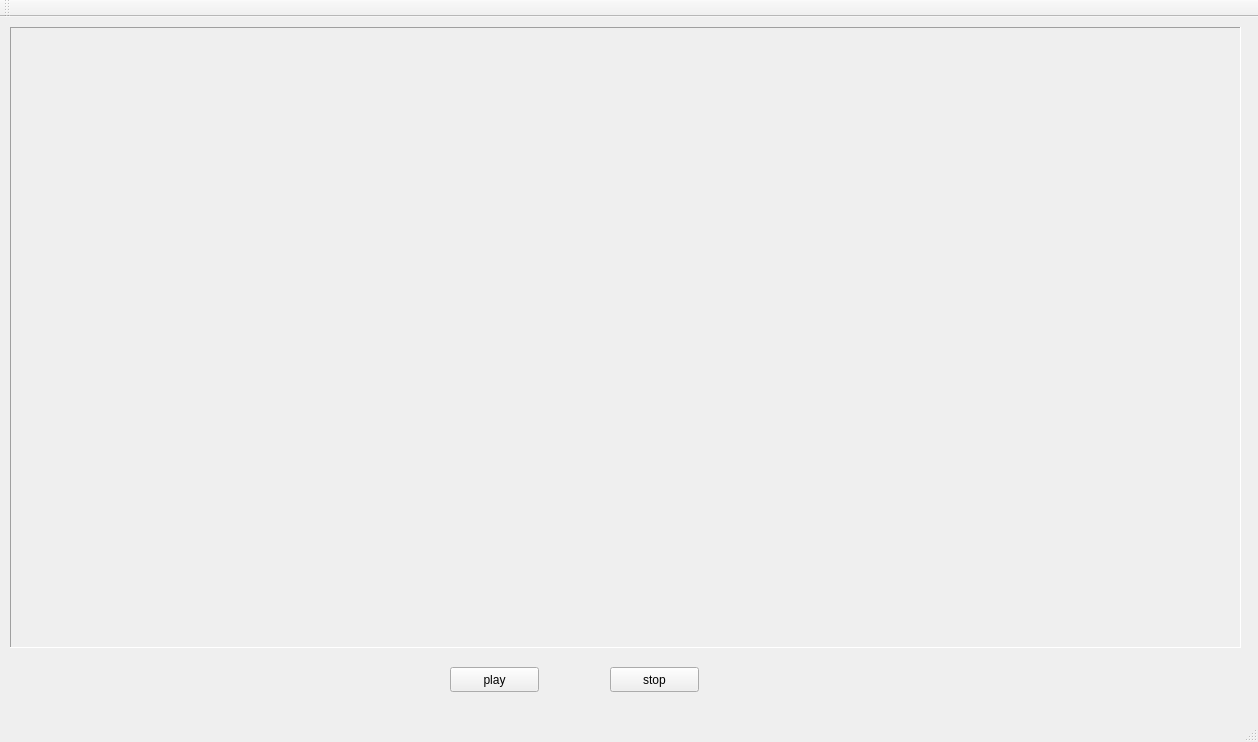
<?xml version="1.0" encoding="UTF-8"?>
<ui version="4.0">
 <class>MainWindow</class>
 <widget class="QMainWindow" name="MainWindow">
  <property name="enabled">
   <bool>true</bool>
  </property>
  <property name="geometry">
   <rect>
    <x>0</x>
    <y>0</y>
    <width>1258</width>
    <height>742</height>
   </rect>
  </property>
  <property name="windowTitle">
   <string>MainWindow</string>
  </property>
  <widget class="QWidget" name="centralWidget">
   <widget class="QLabel" name="label">
    <property name="geometry">
     <rect>
      <x>10</x>
      <y>10</y>
      <width>1231</width>
      <height>621</height>
     </rect>
    </property>
    <property name="frameShape">
     <enum>QFrame::Panel</enum>
    </property>
    <property name="frameShadow">
     <enum>QFrame::Sunken</enum>
    </property>
    <property name="text">
     <string/>
    </property>
   </widget>
   <widget class="QPushButton" name="pushButton_2">
    <property name="enabled">
     <bool>true</bool>
    </property>
    <property name="geometry">
     <rect>
      <x>610</x>
      <y>650</y>
      <width>89</width>
      <height>25</height>
     </rect>
    </property>
    <property name="text">
     <string>stop</string>
    </property>
   </widget>
   <widget class="QPushButton" name="pushButton">
    <property name="geometry">
     <rect>
      <x>450</x>
      <y>650</y>
      <width>89</width>
      <height>25</height>
     </rect>
    </property>
    <property name="text">
     <string>play</string>
    </property>
   </widget>
  </widget>
  <widget class="QMenuBar" name="menuBar">
   <property name="geometry">
    <rect>
     <x>0</x>
     <y>0</y>
     <width>1258</width>
     <height>22</height>
    </rect>
   </property>
  </widget>
  <widget class="QToolBar" name="mainToolBar">
   <attribute name="toolBarArea">
    <enum>TopToolBarArea</enum>
   </attribute>
   <attribute name="toolBarBreak">
    <bool>false</bool>
   </attribute>
  </widget>
  <widget class="QStatusBar" name="statusBar"/>
 </widget>
 <layoutdefault spacing="6" margin="11"/>
 <resources/>
 <connections/>
</ui>
